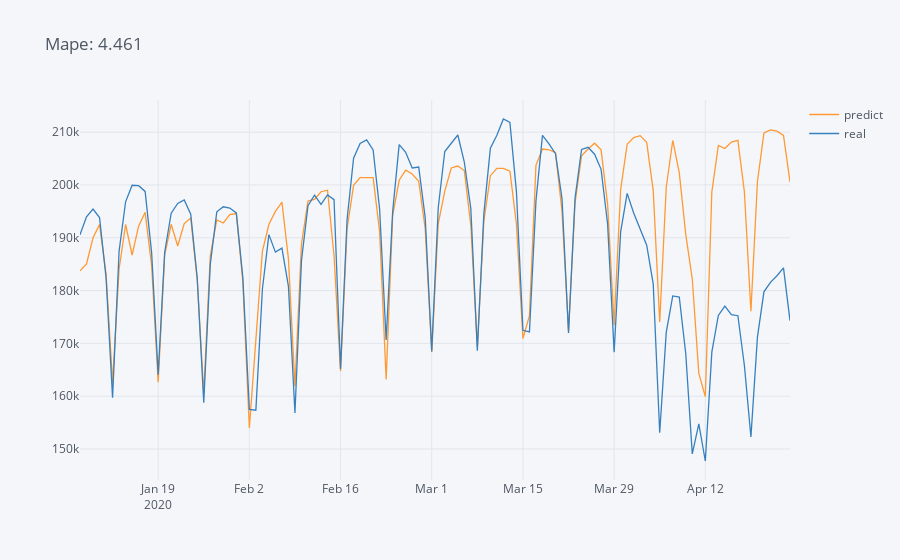

Notebook cell for this chart:
### Code cell
ai = Mape(*ba[["predict", "real"]].values.T)
ba[["predict", "real"]].iplot(title = f"Mape: {ai:.3f}")
